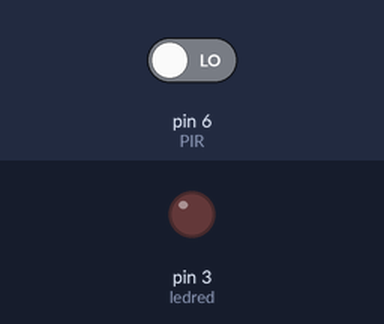
A sketch run on a simulated Arduino Uno, built with avr-gcc and run on an emulated ATmega328P. Shown: output pins drawn as LEDs (lit = HIGH). The test bench sets the inputs (shaded band); at power-on: pin 6 (PIR) LOW.

Above: at 1.2 s.
1.3 s: pin 6 (PIR) driven HIGH
At 2.0 s:
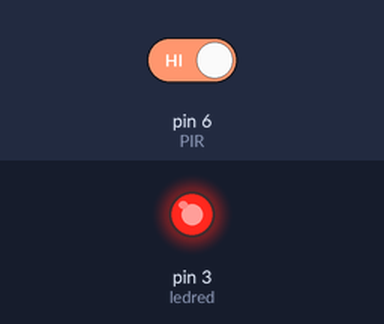
2.8 s: pin 6 (PIR) driven LOW
At 3.1 s:
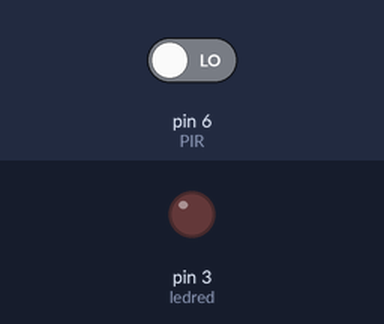
Timing chart, 0 to 5.8 s (numbered marks = the images above; inputs shaded):
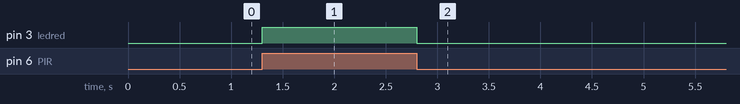

Measured:
- after the input at 1.3 s, pin 3 (ledred): LOW → HIGH at once
- after the input at 2.8 s, pin 3 (ledred): HIGH → LOW at once

The sketch:

PIR.ino
```cpp
int PIR = 6;
int ledred = 3;
int ReadValue;

void setup() {
  pinMode(PIR,INPUT);
   pinMode(ledred,OUTPUT);
  }

void loop() {
  ReadValue = digitalRead(PIR);
  if(ReadValue==HIGH)
  {digitalWrite(ledred,HIGH);

  }
   else{
    digitalWrite(ledred,LOW);
   }
   }
```
